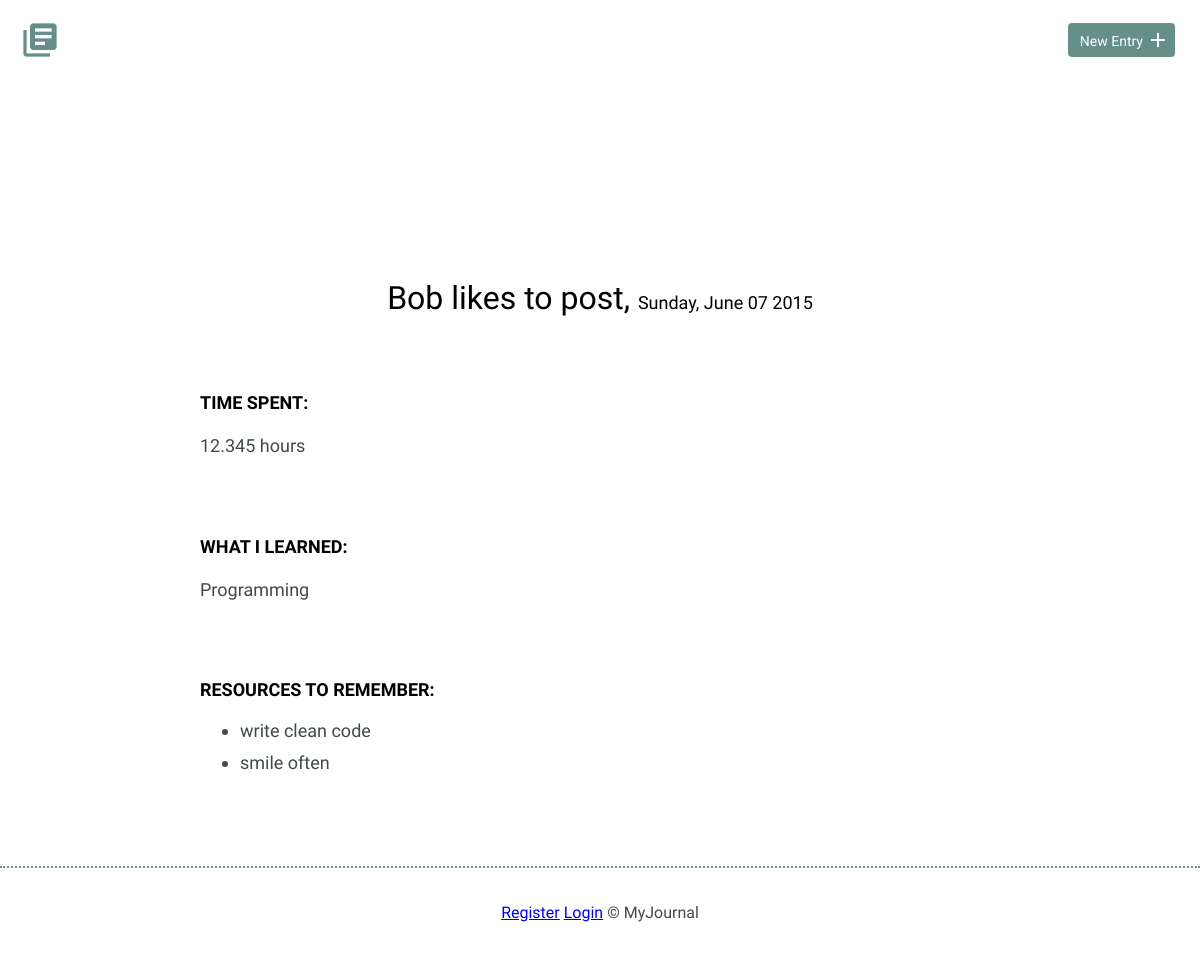
/entries/1, run on the app's committed database.
### models.py (models this page shows, shortened)
class Journal(Model):
    title     =  CharField(max_length=100)
    user = ForeignKeyField(
        model=User,
        related_name='entries'
    )
    entrydate = DateTimeField(default=datetime.datetime.now)
    timespent = FloatField()
    learned   =  CharField(max_length=1000)
    resources = TextField(default=None)
    class Meta:
        database = DATABASE
        order_by = ('-entrydate',)

### app.py (the view)
@app.route('/entries/<int:entry_id>', methods=('GET', 'POST'))
@app.route('/entries')
def entries(entry_id=None):
    if not entry_id:
           entries = models.Journal.select().limit(100)
           return render_template('index.html', entries=entries)
    else:
        entry = models.Journal.get(models.Journal.id == entry_id)
        return render_template('detail.html', entry=entry)

### app.py (called while the page is built)
@app.before_request
def before_request():
    g.db = models.DATABASE
    g.db.connect()
    g.user = current_user

@app.after_request
def after_request(response):
    g.db.close()
    return response

### templates/detail.html (shortened to what this page needs)
{% extends "layout.html" %}
{% from 'macros.html' import render_field %}
{% block content %}
        <section>
            <div class="container">
                <div class="entry-list single">
                    <article>
                        <h2>{{ entry.title }}, <time datetime="{{ entry.entrydate }}">{{ entry.entrydate.strftime('%A, %B %d %Y') }}</time></h2>
                        <div class="entry">
                            <h3>Time Spent: </h3>
                            <p>{{ entry.timespent }} hours</p>
                        </div>
                        <div class="entry">
                            <h3>What I Learned:</h3>
                            <p>{{ entry.learned }}</p>
                        </div>
                        <div class="entry">
                            <h3>Resources to Remember:</h3>
                            <ul>
                                 {% for resource in entry.resources.split("\n") %}
                                    <li>{{ resource }}</li>
                                {% endfor %}
                            </ul>
                        </div>
                    </article>
                </div>
            </div>
        </section>
{% endblock %}

### static/css/site.css (style rules this page uses)
body { font-size: 16px; color: #404a49; font-family: 'Cousine', serif; font-weight: 400; }
.container { margin: 0 auto; padding: 0 25px; }
h1, h2, h3 { margin: 0; font-weight: 400; line-height: 1em; color: #000; }
h2 { font-size: 32px; }
h3 { font-size: 18px; font-family: 'Work Sans', serif; font-weight: 600; text-transform: uppercase; }
p { line-height: 1.8em; font-size: 18px; }
ul li { line-height: 1.8em; font-size: 18px; }
.entry-list, .edit-entry, .new-entry { max-width: 800px; margin: 0 auto; padding: 70px 0 150px 0; }
.entry-list article { margin-bottom: 70px; text-align: center; }
.entry-list article:last-child { margin-bottom: 0; }
.entry-list article h2 { margin-bottom: 8px; }
.entry-list.single { padding-bottom: 70px; }
.entry-list.single time { font-size: 18px; }
.entry { max-width: 800px; margin: 75px auto 0 auto; text-align: left; }
.entry p { margin-bottom: 40px; }

### data on the page
Journal: title "Bob likes to post", entrydate "Sunday, June 07 2015", timespent "12.345", learned "Programming"

### other printed values
{{ resource }} "write clean code" "smile often"
